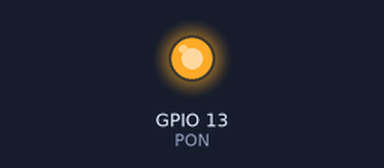
The program below on a simulated ESP32 board running MicroPython. On the bench: output pins drawn as LEDs (lit = HIGH). What the program prints to the serial console is not drawn.

Above: at 0.1 s.
At 2.1 s:
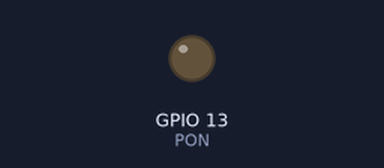
Timing chart, 0 to 3.6 s (numbered marks = the images above):
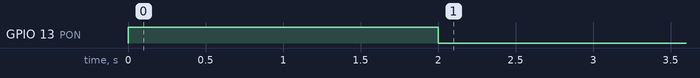

The program:

A9G_Module_Communication.py
```python
from machine import UART, Pin
import time

# ---------- UART SETUP ----------
gsm = UART(1, baudrate=115200, tx=17, rx=16)

# ---------- A9G POWER ON ----------
PON = Pin(13, Pin.OUT)
PON.value(1)
time.sleep(2)
PON.value(0)
time.sleep(5)

print("A9G AT Console Ready")
print("Type AT commands and press Enter")
print("Type 'exit' to stop\n")

# ---------- AT CONSOLE ----------
while True:
    try:
        cmd = input("AT> ")

        if cmd.lower() == "exit":
            print("Exiting AT console")
            break

        gsm.write(cmd + "\r\n")
        time.sleep(0.5)

        # Read response
        start = time.ticks_ms()
        while time.ticks_diff(time.ticks_ms(), start) < 3000:
            if gsm.any():
                data = gsm.read()
                if data:
                    print(data.decode(), end="")

    except KeyboardInterrupt:
        print("\nStopped by user")
        break
```
